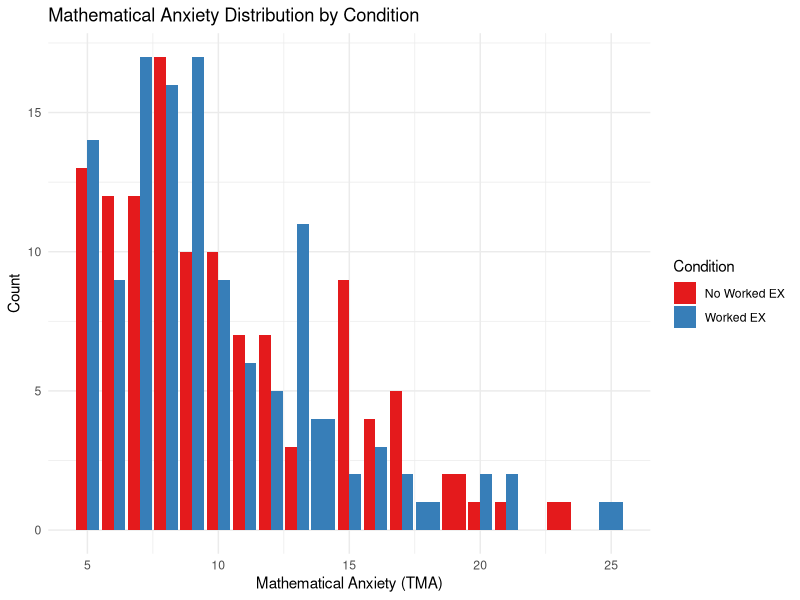
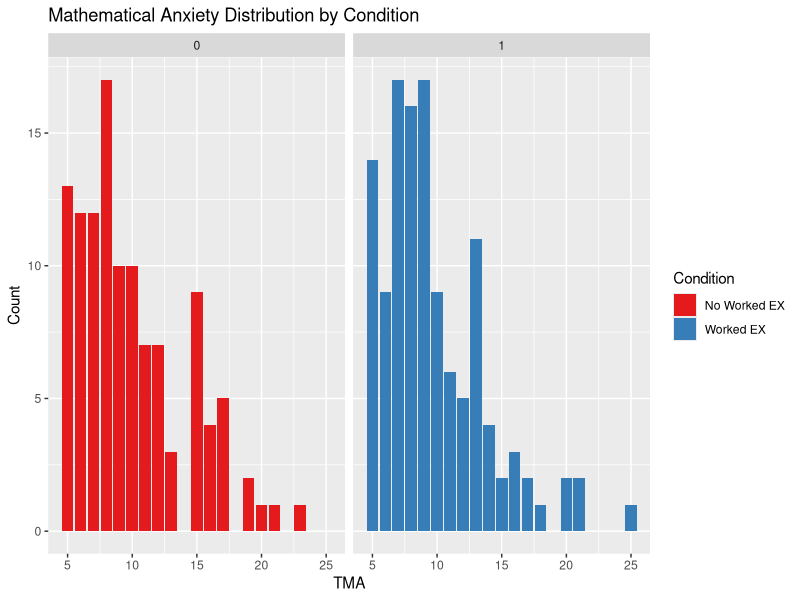

Source code (R) for these figures, in order: (Note: this script raises an error after producing the figures.)
## ---- chunk 1
knitr::opts_chunk$set(echo = TRUE)
## ---- chunk 2
library(tidyverse)
## ---- chunk 3
# Raw data
mathCOVID <- readxl::read_excel('../../data/KidsCOVID_Winter21_raw data.xlsx')
head(mathCOVID)
# Clean data
clean <- read.csv("../../data/affectoutcome_norm_predict_1102.csv")
## ---- chunk 4
glimpse(clean)
## ---- chunk 5
df <- mathCOVID %>% filter(is.na(drop)) %>% 
        select(9,Condition, race_rv, TMA_sum_rv, SI_sum, MW_day1_avg, MW_day2_avg, 
               Understand_avg, Base_Worry, Base_Enjoy, contains("durimm_avg"),
               contains("del_avg"), DurImm_HOT) 
df$Condition[df$Condition == 2] <- 0
col_names <- c("subjectid", "cond", "race", "tma", "si", "mw1", "mw2", "under_avg", 
               "worry0", "enjoy0", "worry1", "enjoy1", "worry2",
               "enjoy2", "HOT")
colnames(df) <- col_names
head(df)
## ---- chunk 6
df2 <- inner_join(df, clean, by = "subjectid")
head(df2)
## ---- chunk 7
df %>% 
  ggplot(aes(x = tma, fill = cond)) + 
  geom_bar(position = "dodge") +
  theme_minimal() + 
  labs(title = "Mathematical Anxiety Distribution by Condition", 
       x = "Mathematical Anxiety (TMA)", y = "Count",
       fill = "Condition") +
  scale_fill_brewer(palette="Set1", labels = 
                      c("No Worked EX", "Worked EX"))

df %>% 
  ggplot(aes(x = tma, fill = cond)) + 
  geom_bar() + 
  facet_grid(.~cond) +
  scale_fill_brewer(palette="Set1", labels = 
                      c("No Worked EX", "Worked EX")) +
  labs(title = "Mathematical Anxiety Distribution by Condition",
       x = "TMA", y = "Count", fill  = "Condition")


df %>% 
  ggplot(aes(x = tma_avg, fill = cond)) + 
  geom_bar() + 
  facet_grid(.~cond) +
  scale_fill_brewer(palette="Set1", labels = 
                      c("No Worked EX", "Worked EX")) +
  labs(title = "Mathematical Anxiety Distribution by Condition",
       x = "TMA", y = "Count", fill  = "Condition")
## ---- chunk 8
df %>% 
  ggplot(aes( x = tma, y = si, color = cond )) + 
  geom_point() + geom_smooth(method = "lm", se = FALSE) + 
  theme_minimal() + 
  scale_color_brewer(palette="Set1", labels = 
                      c("No Worked EX", "Worked EX")) +
  labs(title = "Mathematical Anxiety (TMA) vs Situational Interest (SI)",
       x = "TMA", y = "SI", color  = "Condition")
## ---- chunk 9
df %>% 
  ggplot(aes( x = tma, y = mw1, color = cond )) + 
  geom_point() + geom_smooth(method = "lm", se = FALSE) + 
  theme_minimal() + 
  scale_color_brewer(palette="Set1", labels = 
                      c("No Worked EX", "Worked EX")) +
  labs(title = "Mathematical Anxiety (TMA) vs Mind Wandering (MW)",
       x = "TMA", y = "MW", color  = "Condition")
## ---- chunk 10
df %>% 
  ggplot(aes( x = tma, y = under_avg, color = cond )) + 
  geom_point() + geom_smooth(method = "lm", se = FALSE) + 
  theme_minimal() + 
  scale_color_brewer(palette="Set1", labels = 
                      c("No Worked EX", "Worked EX")) +
  labs(title = "Mathematical Anxiety (TMA) vs Understanding Level",
       x = "TMA", y = "Understanding Level", color  = "Condition")
## ---- chunk 11
df %>% 
  ggplot(aes(x = tma, y = HOT, color = cond)) + 
  geom_point() + geom_smooth(method = "lm", se = FALSE) + 
  theme_minimal() + 
  scale_color_brewer(palette="Set1", labels = 
                      c("No Worked EX", "Worked EX")) +
  labs(title = "Mathematical Anxiety (TMA) vs HOT",
       x = "TMA", y = "HOT", color  = "Condition")
## ---- chunk 12
glimpse(df2)
write.csv(df2, "../../data/clean2.csv", row.names=FALSE)
## ---- chunk 13
df2 %>% 
  ggplot(aes(x = tma, fill = as.factor(gender))) + 
  geom_histogram(color = "black",bins = 23)
